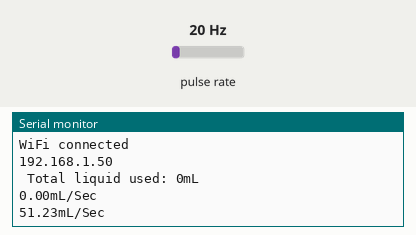
The sketch below on a simulated ESP8266 (NodeMCU). Shown: the last lines printed to the serial monitor. Wiring (inferred from the names in the program): pulse sensor: data D2. The inputs (shaded band) are chosen by the test bench; at power-on: pulse rate 20 Hz. WiFi joins after 1.5 s; servers stay silent unless stated.

Above: at 12.7 s.
12.8 s: pulse rate (sensor on D2) set to 4 Hz
At 15.42 s:
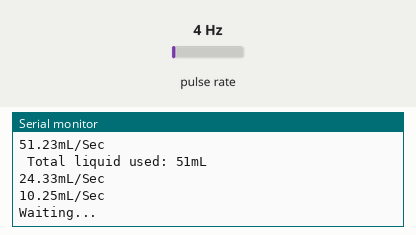
16.7 s: pulse rate (sensor on D2) set to 50 Hz
At 18.3 s:
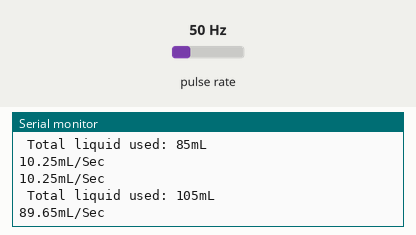
Timing chart, 0 to 19.8 s (numbered marks = the images above; inputs shaded):
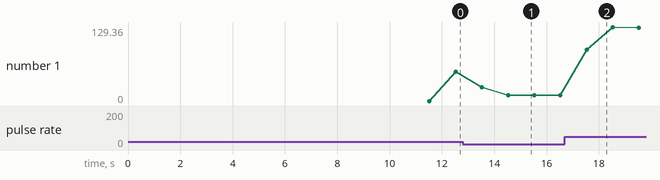

The sketch:

water_flow_harsha.ino
```cpp
#include <ESP8266WiFi.h>
#include <WiFiClient.h>


void pulseCounter(void);
void CONNECT_TO_WIFI(void);
void WEB_PAGE(void);
void DATA_TO_CLOUD(void);
void READ_SENSOR(void);

WiFiClient client;
WiFiClient localclient;

const char* ssid = "SRI_Device";
const char* password = "Welcome12#";
unsigned long myChannelNumber = 720210;
String myWriteAPIKey = "8AC9AK250X9W8P7R";
const char * myReadAPIKey  = "AMKDM81DYZBJ8CX8";
const char* SERVER = "api.thingspeak.com";

bool SendData = false;
bool ReadSensor = false;

const int FlowSensor = D2; // variable for D2 pin
float calibrationFactor = 13;
volatile byte pulseCount = 0;
float flowRate = 0;
float flowMilliLitres = 0;
unsigned long totalMilliLitres = 0;
unsigned long oldTime = 0;
byte sensorInterrupt = 0; // 0 digital pin 2

unsigned long previousMillis_1 = 0;
const long interval_1 = 2000;

unsigned long previousMillis_2 = 0;
const long interval_2 = 15000;


WiFiServer server(80);

void setup() {
  Serial.begin(115200);
  delay(10);
  server.begin();
  CONNECT_TO_WIFI(); // Connect to WiFi network
  pinMode(FlowSensor, INPUT);
  digitalWrite(FlowSensor, HIGH);
  attachInterrupt(digitalPinToInterrupt(FlowSensor), pulseCounter, CHANGE);
} // void setup ends here

void loop() {

  unsigned long currentMillis_1 = millis();
  if(currentMillis_1 - previousMillis_1 >= interval_1) {
    previousMillis_1 = currentMillis_1;
    PrintValues();
  }
  unsigned long currentMillis_2 = millis();
  if(currentMillis_2 - previousMillis_2 >= interval_2) {
    previousMillis_2 = currentMillis_2;
    SendData = true;
    WEB_PAGE();
  }

  READ_SENSOR();
  if(SendData){
    SendData = 0;
    DATA_TO_CLOUD();

  }
 attachInterrupt(digitalPinToInterrupt(FlowSensor), pulseCounter, CHANGE);
} // void loop ends here

void PrintValues(void){
//  Serial.print("  Current Liquid Flowing: "); // Output separator
//  Serial.print(flowMilliLitres);
//  Serial.println("mL/Sec");

  Serial.print(" Total liquid used: "); // Output separator
  Serial.print(totalMilliLitres);
  Serial.println("mL");
}

void pulseCounter(void) {
    pulseCount++;     // Increment the pulse counter
}

void READ_SENSOR(void){

  flowRate = 0;
  flowMilliLitres = 0;

  if ((millis() - oldTime) > 1000) {
    detachInterrupt(sensorInterrupt);
    flowRate = ((1000.0 / (millis() - oldTime)) * pulseCount) / calibrationFactor;
    pulseCount = 0;
    oldTime = millis();
    flowMilliLitres = (flowRate / 60) * 1000;
    Serial.print(flowMilliLitres);
    Serial.println("mL/Sec");
    totalMilliLitres += flowMilliLitres;
    unsigned int frac = 0;

//    Serial.print("Flow rate: ");
//    Serial.print(int(flowRate));
//    Serial.print("."); // Print the decimal point
//
    frac = (flowRate - int(flowRate)) * 10;
//    Serial.print(frac, DEC);
//    Serial.print("L/min");
//
//    Serial.print("  Current Liquid Flowing: "); // Output separator
//    Serial.print(flowMilliLitres);
//    Serial.print("mL/Sec");
//
//    Serial.print("  Output Liquid Quantity: "); // Output separator
//    Serial.print(totalMilliLitres);
//    Serial.println("mL");
    sensorInterrupt = 0;
 }
}

void DATA_TO_CLOUD(void) {
  WiFiClient client;
  if (client.connect(SERVER,80)){   //   "184.106.153.149" or api.thingspeak.com
    String postStr = myWriteAPIKey;
    postStr +="&field1=";
    postStr += String(flowMilliLitres);
    postStr +="&field2=";
    postStr += String(totalMilliLitres);
    postStr += "\r\n\r\n";

    client.print("POST /update HTTP/1.1\n");
    client.print("Host: api.thingspeak.com\n");
    client.print("Connection: close\n");
    client.print("X-THINGSPEAKAPIKEY: "+myWriteAPIKey+"\n");
    client.print("Content-Type: application/x-www-form-urlencoded\n");
    client.print("Content-Length: ");
    client.print(postStr.length());
    client.print("\n\n");
    client.print(postStr);
  }
  client.stop();
  Serial.println("Waiting...");
  Serial.println();
}


void CONNECT_TO_WIFI(void){
  Serial.begin(115200);
  delay(10);
  Serial.print("Connecting to ");
  Serial.println(ssid);
  WiFi.begin(ssid, password);
  while (WiFi.status() != WL_CONNECTED) {
    delay(250);
    Serial.print(".");
  }
  Serial.println("");
  Serial.println("WiFi connected");
  Serial.println(WiFi.localIP());
  delay(10000);
}

void WEB_PAGE(void){
  localclient = server.available();
  if (!localclient) {
    return;
  }

  String request = localclient.readStringUntil('\n');
  Serial.println(request);
  localclient.flush();

  localclient.println("HTTP/1.1 200 OK");
  localclient.println("Content-Type: text/html");
  localclient.println("");
  localclient.println("<!DOCTYPE HTML>");
  localclient.println("<head>");
  localclient.println("<meta http-equiv=\"refresh\" content=\"5\" >");
  localclient.println("</head>");
  localclient.println("<style>");
  localclient.println("body {background-color: #8baee8;}");
  localclient.println("</style>");
  localclient.print("<h1><b>VOLUME OF WATER FLOWING </b></h1>");
  localclient.println("<br><br><br>");
  localclient.print("<h3>VOLUME :</h3>");
  localclient.print(totalMilliLitres);
  localclient.println("ml");
  localclient.println("<h3>FLOW RATE :</h3>");
  localclient.print(flowRate);
  localclient.println("L/min");
  localclient.println("</html>");
}
```

Measured:
- after the input at 12.8 s, the serial monitor: prints a new line after 0.73 s (image 1)
- after the input at 16.7 s, the serial monitor: prints a new line after 0.83 s (image 2)
- plotted number 1: 51.23 → 10.25 after the input at 12.8 s, 10.25 → 128.08 after the input at 16.7 s
